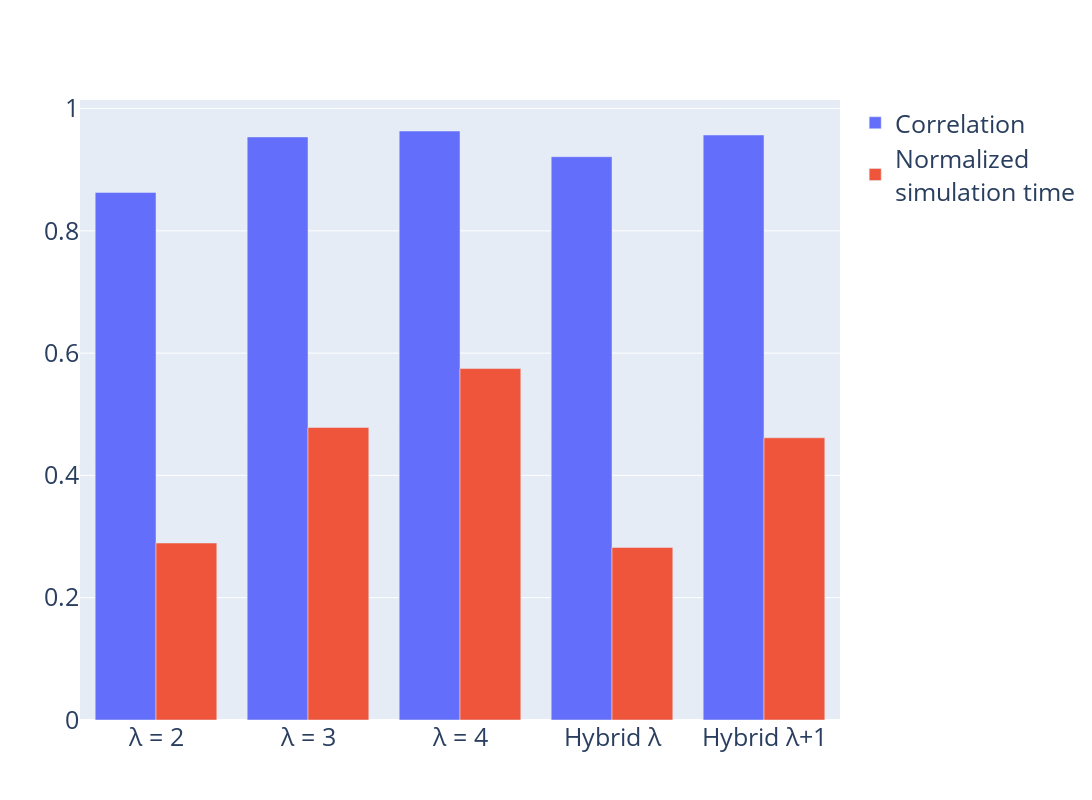

Write notebook code for a chart like this one.
### Code cell
import plotly.graph_objects as go
animals=["\u03BB = 2", "\u03BB = 3", "\u03BB = 4", 'Hybrid \u03BB', 'Hybrid \u03BB+1']

 
fig = go.Figure(data=[
    go.Bar(name='Correlation', x=animals, y=[0.8629116603909983, 0.9535819908735345, 0.9632906304388986, 0.9212060218067243, 0.9567773674996989]),
    go.Bar(name='Normalized<br>simulation time', x=animals, y=[0.2894267958650367, 0.478467504831845, 0.5747778170800958, 0.2821841669497378, 0.4615711990403279])
])
# Change the bar mode
fig.update_layout(barmode='group')
fig.update_layout(dict(width=1200, height=800, font=dict(size=25)))
fig.show()

### Figure 1 — Plotly figure (JSON) as saved in the notebook; plotly's stock layout.template omitted (floating-point values rounded to 4 significant figures)
{"data": [{"name": "Correlation", "type": "bar", "x": ["λ = 2", "λ = 3", "λ = 4", "Hybrid λ", "Hybrid λ+1"], "y": [0.8629, 0.9536, 0.9633, 0.9212, 0.9568]}, {"name": "Normalized<br>simulation time", "type": "bar", "x": ["λ = 2", "λ = 3", "λ = 4", "Hybrid λ", "Hybrid λ+1"], "y": [0.2894, 0.4785, 0.5748, 0.2822, 0.4616]}], "layout": {"barmode": "group", "font": {"size": 25}, "height": 800, "width": 1200}}
